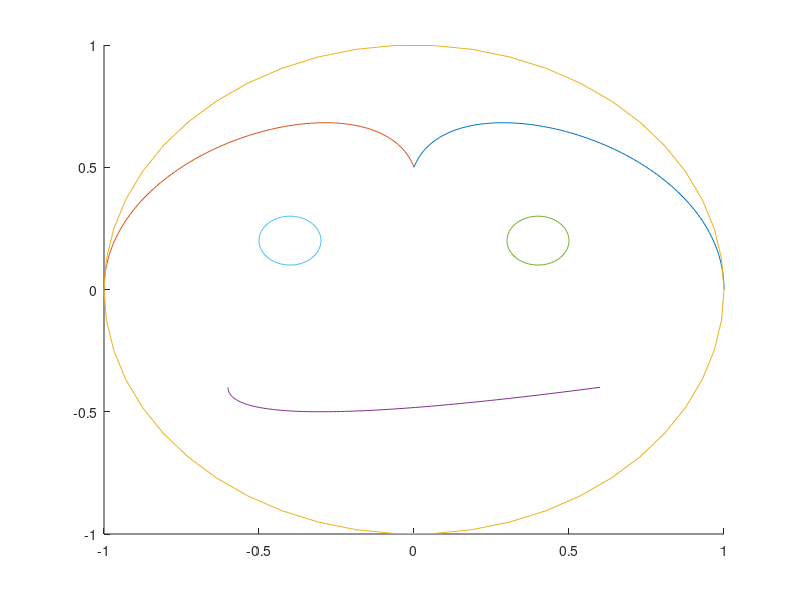

MATLAB code for this plot:
x0 = 1; x1 = 0;
y0 = 0; y1 = 0.5;
p1 = [x0, y0]; p2 = [x1, y1];

% 0.5 < yb, yc < 1
yb = 0.6; yc = 0.9;

b = [1, yb]; c = [0.12, yc];
T = [0: 0.01: 1];

bQube = @(p1, p2, b, c, t) (1 - t)^3*p1 + 3*t*(1 - t)^2*b + 3*t^2*(1-t)*c + t^3*p2;

R = [];
for t = T
  R = [R; bQube(p1, p2, b, c, t)];
end 
hold on;
plot(R(:, 1), R(:, 2), -R(:, 1), R(:, 2))

t = [0: 2*pi/50: 2*pi];
x = cos(t);
y = sin(t);
plot(x, y);

bSquare = @(p1, p2, b, t) (1-t)^2*p1 + 2*t*(1-t)*b + t^2*p2;
p1 = [-0.6, -0.4]; p2 = [0.6, -0.4];
b = -0.6;

R = [];
for t = T
  R = [R; bSquare(p1, p2, b, t)];
end
plot(R(:, 1), R(:, 2));

t = [0: 2*pi/50: 2*pi];
c = [0.4, 0.2];
r = 0.1;
x = c(1) + r * cos(t);
y = c(2) + r * sin(t);
plot(x, y, -x, y);

hold off;

